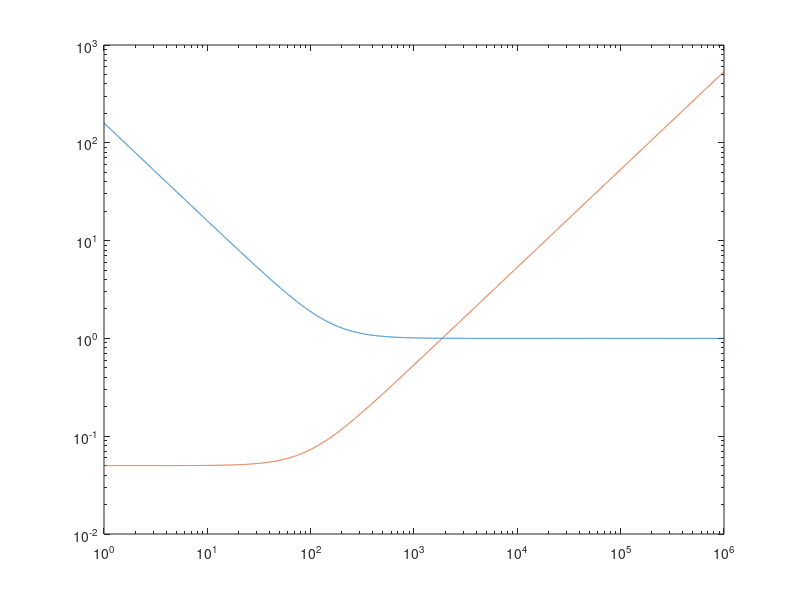
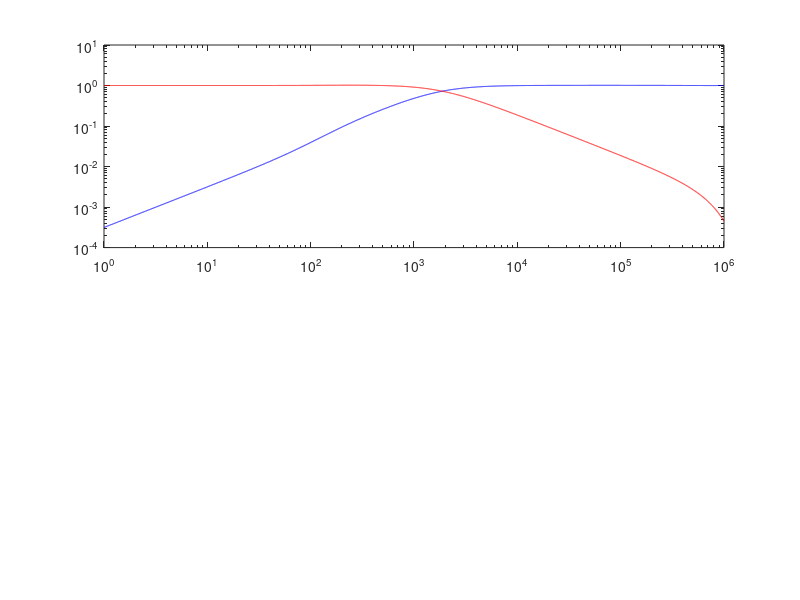

MATLAB code for these plots, in order: (Note: this script raises an error after producing the figures.)
%
% Compute phase lock response using Fourier methods
%
CONV_PWM = 1.6/2^10;
CONV_PHASE = pi/2^13;

f = logspace(0,6,1e4);
w = 2*pi*f;
Tclk = 8e-9;
R = 2^6;
Ts = Tclk*R;

zclk = exp(-1i*w*Tclk);
zs = exp(-1i*w*Ts);

%% Actuator gain
actuator_corner_freq = 1/1.7e-3;  %[rad/s]
% actuator_corner_freq = 2*pi*500e3;
actuator_delay = 16*100e-9*0;
G0 = 20;    %[rad/V]
G = G0./(1 + 1i*w./actuator_corner_freq).*exp(-1i*w*actuator_delay);

%% Feedback
% Kp_int = 200;
% Ki_int = 200;
% Kd_int = 0e3;
% divisor = 11;
% 
% Kp = Kp_int/2^divisor*CONV_PWM/CONV_PHASE;
% Ki = Ki_int/2^divisor/Ts*CONV_PWM/CONV_PHASE;
% Kd = Kd_int/2^divisor*Ts*CONV_PWM/CONV_PHASE;

Kp = 1;
Ki = 1e3;
Kd = 0e-5;

K = (Kp.*(1 - zs) + Ki*Ts.*(1 + zs)/2 + Kd/Ts*(1 - 2*zs + zs.^2))./(1 - zs);
%% Measurement
M = 1./(R.^3).*(1 - zclk.^R).^3./(1 - zclk).^3;
M = M.*exp(-1i*w*Tclk*20);
% M = ones(size(f));

%% Calculate
measurement_nsd = 1e-6*ones(size(f));
environmental_nsd = sqrt(1e-2*(20./f).^2);

L = M.*G.*K;
S = 1./(1 + L);
T = 1 - S;

true_phase_nsd = -1./M.*T.*measurement_nsd + S.*environmental_nsd;
measured_phase_nsd = S.*M.*environmental_nsd + S.*measurement_nsd;

figure(1);clf;
loglog(f,abs(K));
hold on
loglog(f,1./abs(G));

figure(2);clf;
subplot(2,1,1);
loglog(f,abs(S),'b-');
hold on
plot(f,abs(T),'r-');
plot_format('Frequency [Hz]','Response','',10);
grid on;
subplot(2,1,2);
semilogx(f,180/pi*(angle(S)),'b--');
hold on
semilogx(f,180/pi*(angle(T)),'r--');
plot_format('Frequency [Hz]','Phase [rad]','',10);
grid on;

figure(3);clf;
loglog(f,abs(true_phase_nsd).^2);
hold on
loglog(f,abs(measured_phase_nsd).^2);
loglog(f,environmental_nsd.^2,'k--');
ylim([1e-12,1]);
grid on;
plot_format('Frequency [Hz]','Phase PSD [rad^2/Hz]','',10);
yyaxis right
plot(f,sqrt(cumtrapz(f,abs(measured_phase_nsd).^2)));
ylabel('Total phase noise [rad]');
ax = gca;
ax.YAxis(2).Scale = 'log';
ylim([1e-6,1]);

